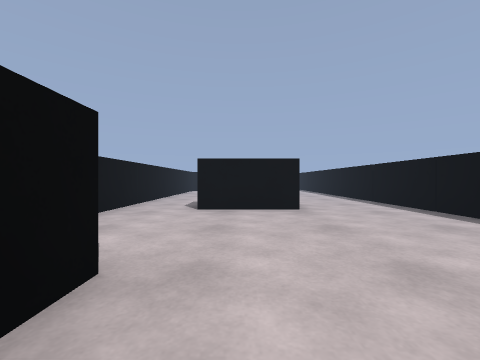
view 1 (above)

16 first-person views from a walk through a scene from a Unity 3-D project. The camera is 0.58 m above the floor, looks level and sees 90° across. The floor is counted in squares, 1 m on a side. Each view is taken from the middle of a square. On the plan, view 1 faces up. The plan holds only what a view shows up to about 9 squares ahead; the rest is blank. The place goes on beyond the plan. The player character is not drawn.

view 2
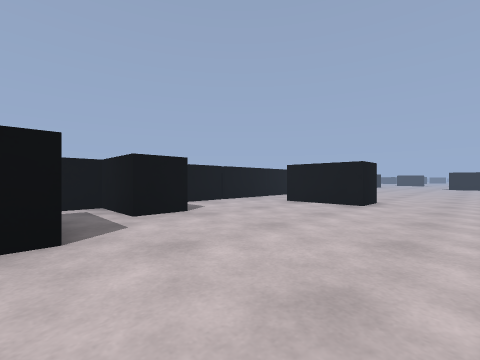

view 3
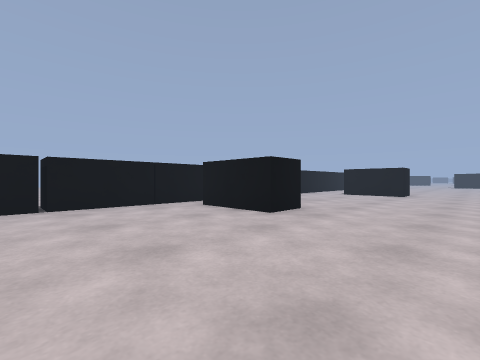

view 4
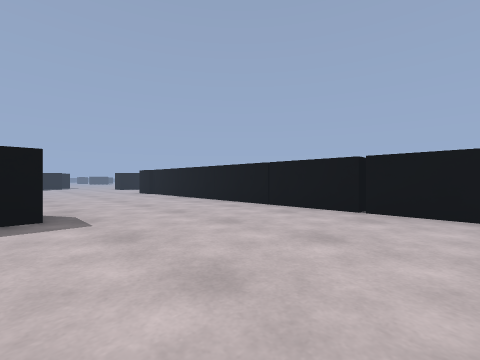

view 5
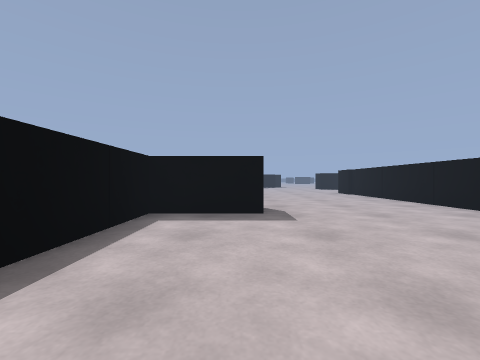

view 6
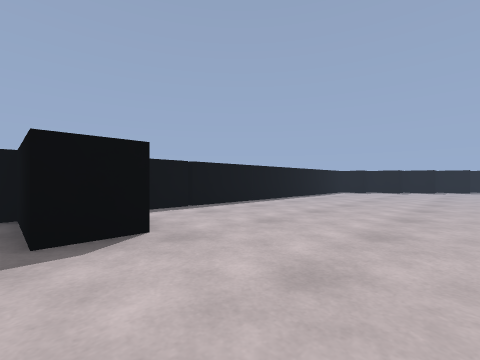

view 7
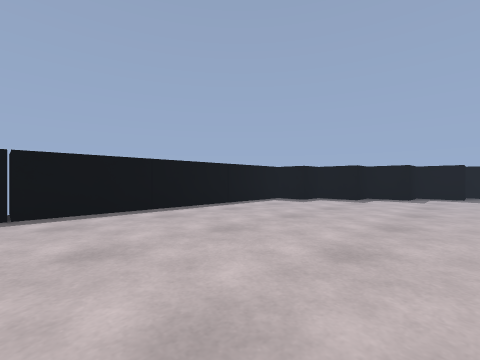

view 8
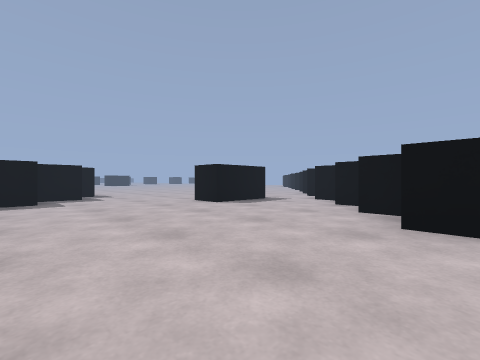

view 9
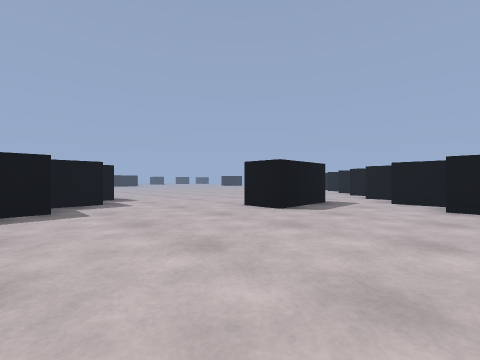

view 10
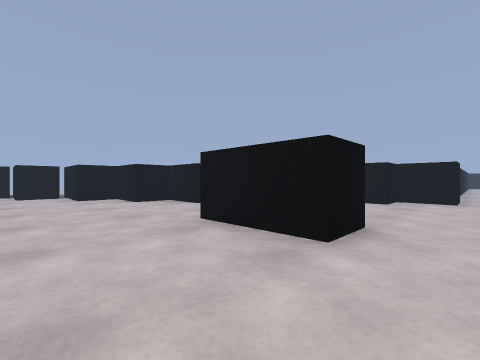

view 11
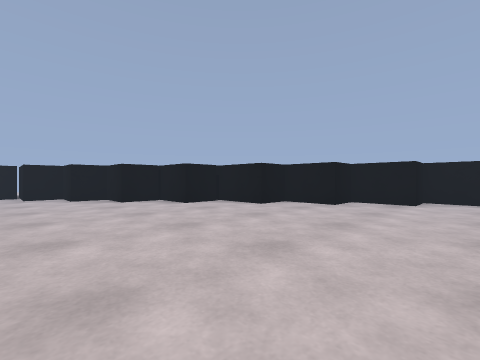

view 12
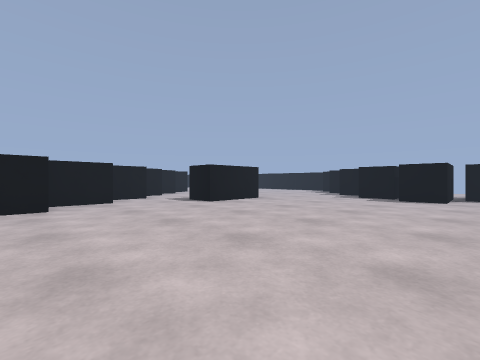

view 13
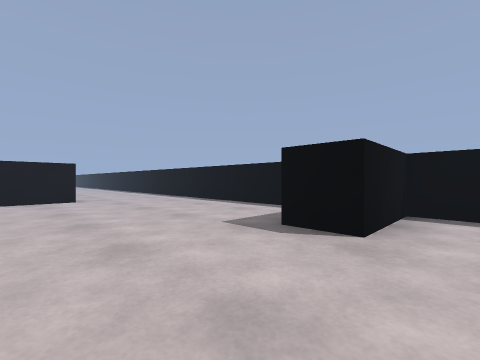

view 14
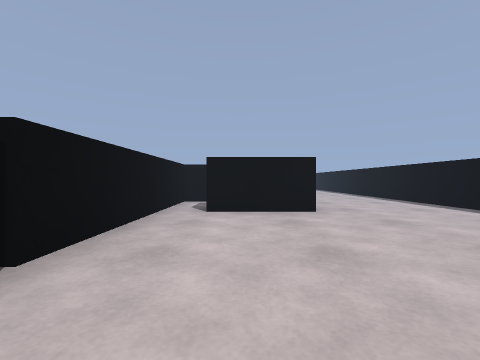

view 15
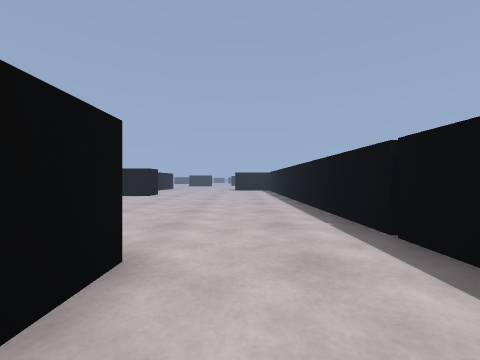

view 16
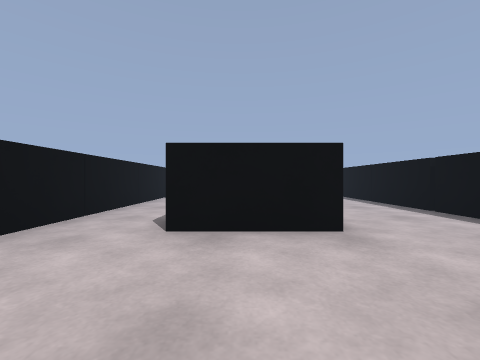

### Floor plan
Ten units are one square. View 1 is at (0, 0); x grows to the right and y downward. Boxes are objects, and circles mark ways between rooms. Rooms are numbered by the first view taken in them; rooms with no view inside come last. Other rooms are left out.
<svg viewBox="-174 -55 215 294">
<path fill="none" stroke="#000" d="M-46 149 -46 154 -52 154M-25 15 -25 137 -35 137 -35 145 -41 145M4 5 4 16 -16 16M-57 155 -57 165 -70 165 -70 175M-50 178 -30 178 -30 188M-9 -15 -9 -5M4 201 16 201 16 192 27 192 27 183 36 183 36 82 16 82 16 72 36 72 36 -45M-7 212 4 212M-25 -45 -25 -25M12 -47 -9 -47M-70 175 -84 175 -84 185 -98 185 -98 195 -116 195M-113 196 -113 207 -125 207 -125 218 -137 218 -137 227 -148 227 -148 234 -169 234M-30 188 -50 188 -50 178M-1 222 -7 222 -7 212M4 212 4 201M6 234 -13 234 -13 224 -7 224M-9 -5 -25 -5 -25 15"/>
<circle cx="-15" cy="200" r="3" fill="#2a7"/>
<circle cx="-60" cy="170" r="3" fill="#2a7"/>
<circle cx="-10" cy="0" r="3" fill="#2a7"/>
<circle cx="-20" cy="10" r="3" fill="#2a7"/>
<text x="0" y="90">1</text>
<text x="-70" y="220">2</text>
<text x="-20" y="0">3</text>
</svg>
Room 1 opens to room 2. Room 1 opens to room 3.

Where each view was taken, in squares from view 1:
view 1: 0 up, 0 right, facing up
view 2: 1 down, 3 right, facing up-left
view 3: 5 down, 3 right, facing up-left
view 4: 3 down, 2 right, facing down-left
view 5: 3 down, 2 right, facing down
view 6: 7 down, 1 left, facing down-right
view 7: 12 down, 1 left, facing down-right
view 8: 13 down, 1 right, facing down-left
view 9: 15 down, 1 right, facing down-left
view 10: 21 down, 2 left, facing up-left
view 11: 24 down, 6 left, facing up-left
view 12: 24 down, 9 left, facing up-right
view 13: 9 down, 1 left, facing up-right
view 14: 6 down, 1 left, facing up
view 15: 4 up, 2 right, facing up
view 16: 2 up, 0 right, facing up
